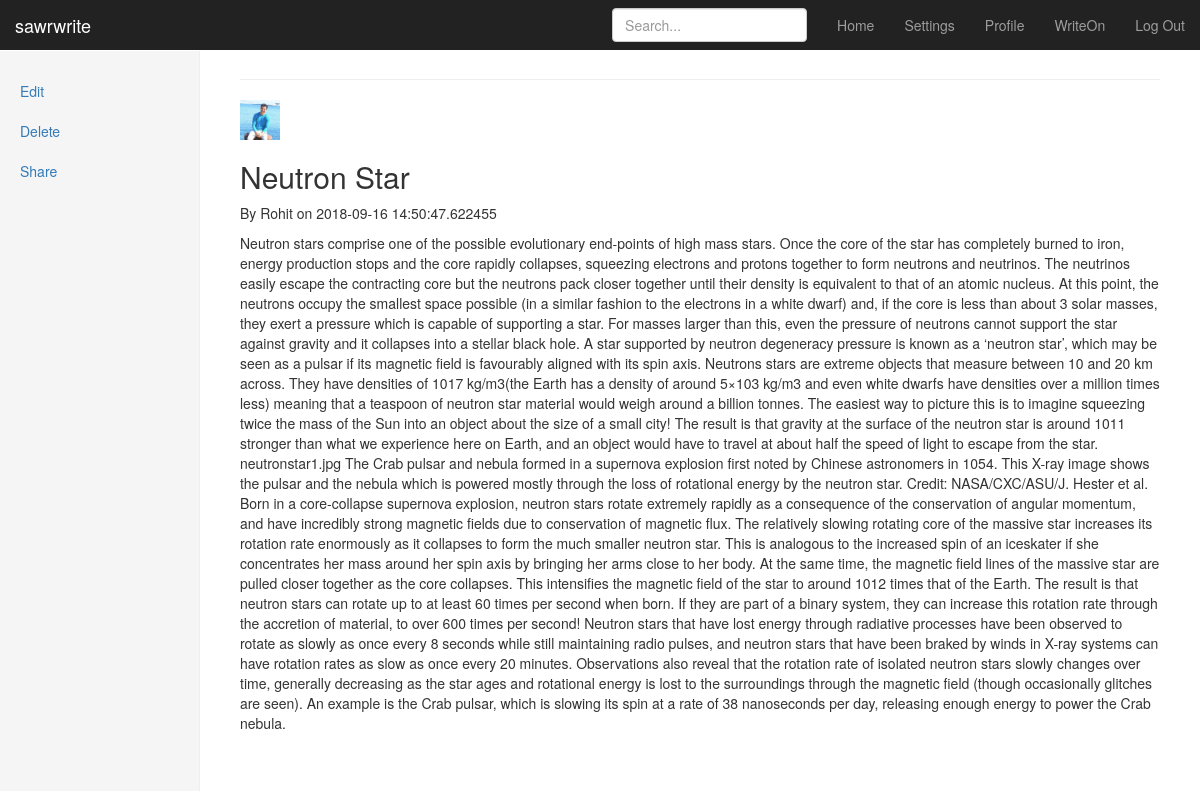
Page /1 (signed in) on the committed database.
### app/app.py (models this page shows)
class Post(UserMixin, db.Model):
	id = db.Column(db.Integer, primary_key=True)
	title = db.Column(db.String(100), nullable=False)
	date_posted = db.Column(db.DateTime, nullable=False, default=datetime.utcnow)
	content = db.Column(db.Text, nullable=False)
	user_id = db.Column(db.Integer, db.ForeignKey('user.id'), nullable=False)

class User(UserMixin, db.Model):
	id = db.Column(db.Integer, primary_key=True)
	firstname = db.Column(db.String(20))
	lastname = db.Column(db.String(20))
	username = db.Column(db.String(50), unique=True)
	image_file = db.Column(db.String(20), nullable=False, default='default.jpg')
	email = db.Column(db.String(50), unique=True)
	password = db.Column(db.String(80))
	posts = db.relationship('Post', backref='author', lazy=True)

### app/app.py (the view)
@app.route("/<int:post_id>")
def post(post_id):
	post =Post.query.get_or_404(post_id)
	img_file = url_for('static', filename='display_pics/' + current_user.image_file)
	return render_template('post.html',  image_file=img_file, title=post.title, post=post)

### app/app.py (called while the page is built)
@login_manager.user_loader
def load_user(user_id):
	return User.query.get(int(user_id))

### app/templates/post.html (shortened to what this page needs)
{% extends "bootstrap/base.html" %}
{% block styles %}
{{super()}}
<link rel="stylesheet" href="{{url_for('.static', filename='dashboard.css')}}">
{% endblock %}
{% block content %}
    <nav class="navbar navbar-inverse navbar-fixed-top">
      <div class="container-fluid">
        <div class="navbar-header">
          <a class="navbar-brand" href="#">sawrwrite</a>
        </div>
        <div id="navbar" class="navbar-collapse collapse">
          <ul class="nav navbar-nav navbar-right">
            <li><a href="{{ url_for('dashboard') }}">Home</a></li>
            <li><a href="#">Settings</a></li>
            <li><a href="{{ url_for('profile') }}">Profile</a></li>
            <li><a href="{{ url_for('notepad') }}">WriteOn</a></li>
            <li><a href="{{ url_for('logout') }}">Log Out</a></li>
          </ul>
          <form class="navbar-form navbar-right">
            <input type="text" class="form-control" placeholder="Search...">
          </form>
        </div>
      </div>
    </nav>
    <div class="container-fluid">
      <div class="row">
        <div class="col-sm-3 col-md-2 sidebar">
          <ul class="nav nav-sidebar">
            <li><a href="{{ url_for('my_blog') }}">Edit</a></li>
            <li><a href="#">Delete</a></li>
            <li><a href="#">Share</a></li>
          </ul>
        </div>
        <div class="col-sm-9 col-sm-offset-3 col-md-10 col-md-offset-2 main">
          <h1 class="page-header">{{ name }}</h1>
         </body>
          <article class="media content section">
           <div class="media-body">
            <div class="article-metadata">
          <img src="{{ image_file }}" width="40" height="40" class="img-responsive" alt="Generic placeholder thumbnail">
           <h2 class="article-title">{{ post.title }} </h2>
           <p class="article-content">By {{ post.author.firstname }} on {{ post.date_posted }} </p>
           <p class="article-content">{{ post.content }} </p>
         </div>
          </article>
         <body>
{% endblock %}

### app/static/dashboard.css (style rules this page uses)
body { padding-top: 50px; }
.navbar-fixed-top { border: 0; }
.sidebar { display: none; }
@media (min-width: 768px) { .sidebar { position: fixed; top: 51px; bottom: 0; left: 0; z-index: 1000; display: block; padding: 20px; overflow-x: hidden; overflow-y: auto; background-color: #f5f5f5; border-right: 1px solid #eee; } }
.nav-sidebar { margin-right: -21px; margin-bottom: 20px; margin-left: -20px; }
.nav-sidebar > li > a { padding-right: 20px; padding-left: 20px; }
.main { padding: 20px; }
@media (min-width: 768px) { .main { padding-right: 40px; padding-left: 40px; } }
.main .page-header { margin-top: 0; }

### rows in the picture
Post: title "Neutron Star", date_posted "2018-09-16 14:50:47.622455", content "Neutron stars comprise one of the possible evolutionary end-points of high mass stars. Once the core of the star has completely burned to iron, energy production stops and the core rapidly collapses, squeezing electrons and protons together to form neutrons and neutrinos. The neutrinos easily escape the contracting core but the neutrons pack closer together until their density is equivalent to that of an atomic nucleus. At this point, the neutrons occupy the smallest space possible (in a similar fashion to the electrons in a white dwarf) and, if the core is less than about 3 solar masses, they exert a pressure which is capable of supporting a star. For masses larger than this, even the…"
User: author.firstname "Rohit"
